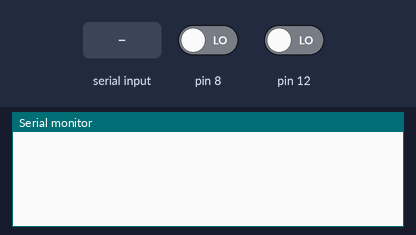
Bench run of a sketch on a simulated Arduino Uno, built with avr-gcc and run on an emulated ATmega328P. Shown: the last lines printed to the serial monitor. The test bench sets the inputs (shaded band); at power-on: pin 8 LOW, pin 12 LOW.

Above: at 1.2 s.
1.3 s: pin 8 driven HIGH
At 2.5 s:
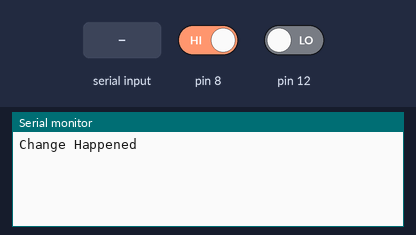
2.8 s: "30,150\n" received over Serial
At 3.5 s:
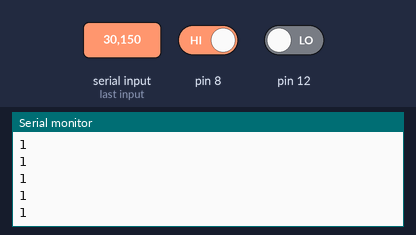

Measured:
- after the input at 1.3 s, the serial monitor: prints a new line at once (image 1)
- after the input at 2.8 s, the serial monitor: prints a new line at once (image 2)

The sketch:

pointer.ino
```cpp
boolean s1,s2,inits1,inits2;
int k = 1;
byte noc = 0;
int * p = new int[k];

int * Tp = NULL;
byte trigger = 3;

void setup() {
  // put your setup code here, to run once:


  Serial.begin(9600);
  pinMode(8,INPUT);
  pinMode(12,INPUT);
  s1=0; s2=0;
  inits1 = s1; inits2 = s2;

}

void loop() {
  // put your main code here, to run repeatedly:
  getVal();

  onChange();

  if(trigger == 1){

    for(int i=0;i<noc;i++){

        Serial.println(p[i]);
      }
    }

}

String cmd = "";
boolean b = true;


// getVal Function

void getVal(){
    while(Serial.available()>0){

      if(b == true){
          cmd = "";
        }

      cmd+= (char)Serial.read();

     b = false;
    }

    b = true;

    trigger = cmd.toInt();

}


boolean onChange(){
      s1 = digitalRead(8); s2 = digitalRead(12);

  if(s1 != inits1 || s2 != inits2){


//      arr[noc][0] = inits1;
//      arr[noc][1] = inits2;

        if(k == 1) {
            *p = s1;
          }
         else{

            Tp = p;
            delete []p;
            p= new int[k];

            for(int i=0;i<(k-2);i++) *(p+i) = *(Tp + i);

            delete []Tp;

            *(p+k-1) = s1;


          }


  Serial.println("Change Happened");
      inits1 = s1; inits2 = s2;
      noc++;
      k++;
      return true;
    }

    else{
      return false;
    }


}
```
